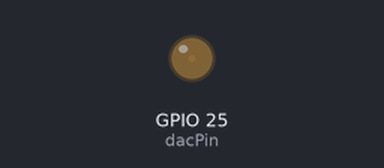
This sketch was run on a simulated ESP32. Parts: output pins drawn as LEDs (lit = HIGH).

Above: at 0.05 s.
At 3.2 s:
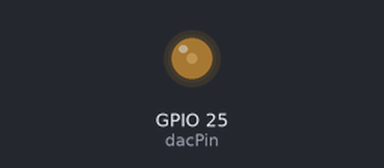
At 6.4 s:
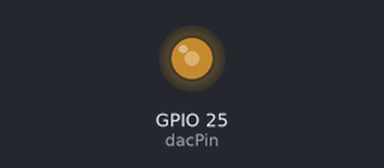
At 12.75 s:
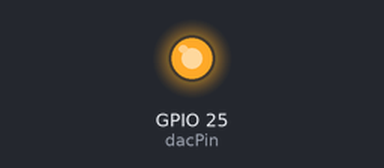
Timing chart, 0 to 16.6 s (numbered marks = the images above):
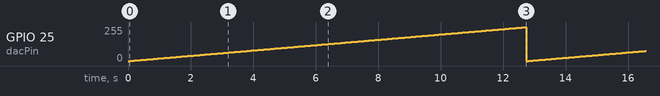

The sketch:

31.DACWorkLikePWM.ino
```cpp
int dacPin = 25;

void setup()
{
	dacWrite(dacPin,0);
}

void loop()
{
	for(int i=0;i<255;i++)
	{
		dacWrite(dacPin, i);
		delay(50);
	}
}
```

Measured:
- by itself, GPIO 25 (dacPin): ramps from 0/255 to 254/255 and jumps back, once every 12.8 s
